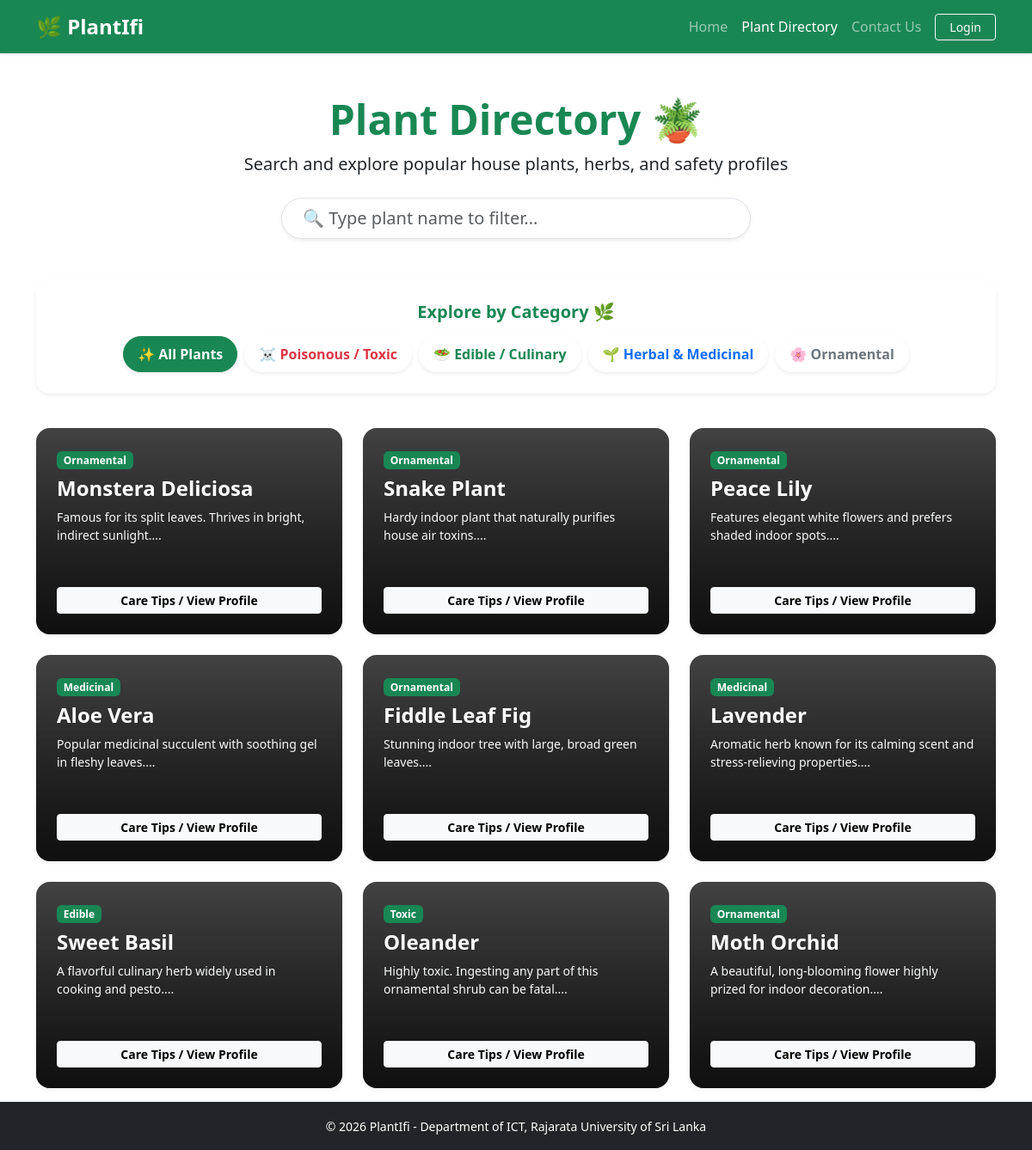
/directory.php, run on the app's committed database.
### tables this page shows
CREATE TABLE IF NOT EXISTS `plants` (
    `id` INT AUTO_INCREMENT PRIMARY KEY,
    `common_name` VARCHAR(100) NOT NULL,
    `scientific_name` VARCHAR(100) NOT NULL,
    `category` ENUM('Edible', 'Toxic', 'Medicinal', 'Commercial', 'Ornamental') NOT NULL,
    `description` TEXT,
    `image_url` VARCHAR(255) DEFAULT NULL,
    `toxicity_level` VARCHAR(50) DEFAULT 'None'
);

### directory.php (the view, shortened to what this page needs)
<?php
require_once 'includes/db.php';
$stmt = $pdo->query("SELECT * FROM plants");
$plants = $stmt->fetchAll();
?>
<!DOCTYPE html>
<html lang="en">
<head>
    <link href="https://cdn.jsdelivr.net/npm/bootstrap@5.3.2/dist/css/bootstrap.min.css" rel="stylesheet">
    <link rel="stylesheet" href="css/style.css">
</head>
<body class="d-flex flex-column min-vh-100">
    <nav class="navbar navbar-expand-lg navbar-dark bg-success sticky-top shadow-sm">
        <div class="container">
            <a class="navbar-brand d-flex align-items-center gap-2" href="index.php">
                <span class="fw-bold fs-4">🌿 PlantIfi</span>
            </a>
            <div class="collapse navbar-collapse" id="navMenu">
                <ul class="navbar-nav ms-auto align-items-lg-center">
                    <li class="nav-item"><a class="nav-link" href="index.php">Home</a></li>
                    <li class="nav-item"><a class="nav-link active" href="directory.php">Plant Directory</a></li>
                    <li class="nav-item"><a class="nav-link" href="contact.php">Contact Us</a></li>
                    <?php if (isset($_SESSION['user_id'])): ?>
                        <li class="nav-item ms-lg-2"><a class="btn btn-outline-light btn-sm px-3" href="dashboard.php">Dashboard</a></li>
                        <li class="nav-item ms-lg-2"><a class="btn btn-outline-light btn-sm px-3" href="auth/logout.php">Logout</a></li>
                    <?php else: ?>
                        <li class="nav-item ms-lg-2"><a class="btn btn-outline-light btn-sm px-3" href="auth/login.php">Login</a></li>
                    <?php endif; ?>
                </ul>
            </div>
        </div>
    </nav>
    <header class="py-5 text-center">
        <div class="container">
            <h1 class="fw-bold text-success display-5 mb-2">Plant Directory 🪴</h1>
            <p class="lead text-dark fw-medium opacity-90 mb-4">Search and explore popular house plants, herbs, and safety profiles</p>
            <div class="row justify-content-center">
                <div class="col-md-8 col-lg-6">
                    <input type="text" id="plantSearch" class="form-control form-control-lg rounded-pill shadow-sm px-4" placeholder="🔍 Type plant name to filter...">
                </div>
            </div>
        </div>
    </header>
    <section class="container mb-4">
        <div class="glass-card rounded-4 p-4 shadow-sm text-center">
            <h5 class="fw-bold text-success mb-3">Explore by Category 🌿</h5>
            <div class="d-flex flex-wrap justify-content-center gap-2">
                <button class="btn btn-outline-success rounded-pill px-3 py-2 fw-semibold category-pill shadow-sm active">
                    ✨ All Plants
                </button>
                <button class="btn btn-outline-danger rounded-pill px-3 py-2 fw-semibold category-pill shadow-sm" value="toxic">
                    ☠️ Poisonous / Toxic
                </button>
                <button class="btn btn-outline-success rounded-pill px-3 py-2 fw-semibold category-pill shadow-sm" value="edible">
                    🥗 Edible / Culinary
                </button>
                <button class="btn btn-outline-primary rounded-pill px-3 py-2 fw-semibold category-pill shadow-sm" value="medicinal">
                    🌱 Herbal & Medicinal
                </button>
                <button class="btn btn-outline-secondary rounded-pill px-3 py-2 fw-semibold category-pill shadow-sm" value="ornamental">
                    🌸 Ornamental
                </button>
            </div>
        </div>
    </section>
    <main class="container py-3 flex-grow-1">
        <div class="row g-4" id="plantGrid">
            <?php foreach($plants as $plant): ?>
            <div class="col-md-6 col-lg-4 plant-item" data-name="<?= strtolower(htmlspecialchars($plant['common_name'])) ?>" data-category="<?= strtolower(htmlspecialchars($plant['category'])) ?>">
                <div class="card plant-card-cover rounded-4 p-4 shadow-sm h-100 d-flex flex-column justify-content-between" style="background: linear-gradient(rgba(0,0,0,0.6), rgba(0,0,0,0.7)), url('<?= htmlspecialchars($plant['image_url']) ?>') no-repeat center center / cover;">
                    <div>
                        <span class="badge bg-success mb-2"><?= htmlspecialchars($plant['category']) ?></span>
                        <h4 class="fw-bold text-white"><?= htmlspecialchars($plant['common_name']) ?></h4>
                        <p class="text-light opacity-90 small"><?= htmlspecialchars(substr($plant['description'], 0, 80)) ?>...</p>
                    </div>
                    <div>
                        <a href="details.php?id=<?= $plant['id'] ?>" class="btn btn-light btn-sm fw-semibold shadow-sm px-3 w-100">Care Tips / View Profile</a>
                    </div>
                </div>
            </div>
            <?php endforeach; ?>
        </div>
    </main>
    <footer class="bg-dark text-white text-center py-3 mt-auto">
        <div class="container">
            <small>&copy; 2026 PlantIfi - Department of ICT, Rajarata University of Sri Lanka</small>
        </div>
    </footer>
</body>
</html>

### css/style.css (style rules this page uses)
body { font-family: 'Segoe UI', Tahoma, Geneva, Verdana, sans-serif; background: linear-gradient(rgba(255, 255, 255, 0.88), rgba(255, 255, 255, 0.88)), url('https://images.pexels.com/photos/1072179/pexels-photo-1072179.jpeg?auto=compress&cs=tinysrgb&w=1600') fixed no-repeat center center/cover; min-height: 100vh; }
.glass-card { background: rgba(255, 255, 255, 0.8) !important; backdrop-filter: blur(8px); -webkit-backdrop-filter: blur(8px); border: 1px solid rgba(255, 255, 255, 0.4); box-shadow: 0 8px 32px rgba(0, 0, 0, 0.1); }
.category-pill { transition: all 0.25s ease-in-out; backdrop-filter: blur(6px); -webkit-backdrop-filter: blur(6px); border: 1px solid rgba(255, 255, 255, 0.4); }
.plant-card-cover { background-size: cover !important; background-position: center !important; color: #ffffff !important; border: none !important; position: relative; overflow: hidden; min-height: 240px; transition: transform 0.3s ease, box-shadow 0.3s ease; }
.plant-card-cover::before { content: ''; position: absolute; top: 0; left: 0; right: 0; bottom: 0; background: linear-gradient(180deg, rgba(0, 0, 0, 0.35) 0%, rgba(0, 0, 0, 0.8) 100%); z-index: 1; }
.plant-card-cover * { position: relative; z-index: 2; }

### data on the page
plants: category "Ornamental", common_name "Monstera Deliciosa", description "Famous for its split leaves. Thrives in bright, indirect sunlight."
plants: category "Ornamental", common_name "Snake Plant", description "Hardy indoor plant that naturally purifies house air toxins."
plants: category "Ornamental", common_name "Peace Lily", description "Features elegant white flowers and prefers shaded indoor spots."
plants: category "Medicinal", common_name "Aloe Vera", description "Popular medicinal succulent with soothing gel in fleshy leaves."
plants: category "Ornamental", common_name "Fiddle Leaf Fig", description "Stunning indoor tree with large, broad green leaves."
plants: category "Medicinal", common_name "Lavender", description "Aromatic herb known for its calming scent and stress-relieving properties."
plants: category "Edible", common_name "Sweet Basil", description "A flavorful culinary herb widely used in cooking and pesto."
plants: category "Toxic", common_name "Oleander", description "Highly toxic. Ingesting any part of this ornamental shrub can be fatal."
plants: category "Ornamental", common_name "Moth Orchid", description "A beautiful, long-blooming flower highly prized for indoor decoration."
